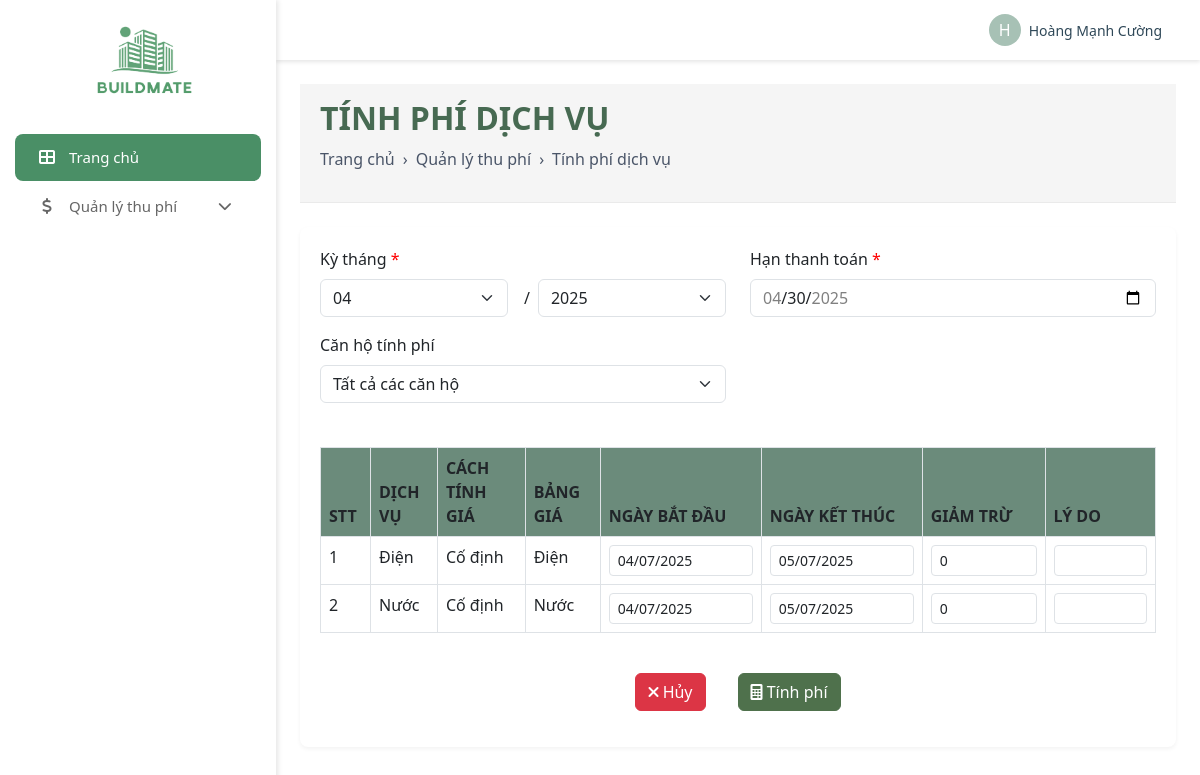
Page /admin/payment/service_calculation.php (signed in) on the committed database.
### tables this page shows
CREATE TABLE `services` (
  `ServiceCode` varchar(50) NOT NULL,
  `Name` varchar(255) NOT NULL,
  `Description` text DEFAULT NULL,
  `Status` varchar(50) DEFAULT 'active',
  `Cycle` int(11) DEFAULT NULL,
  `Paydate` date DEFAULT NULL,
  `FirstDate` date DEFAULT NULL,
  `ApplyForm` date DEFAULT NULL,
  `SwitchDay` int(11) DEFAULT NULL,
  `TypeOfObject` varchar(100) DEFAULT NULL,
  `TypeOfService` varchar(100) DEFAULT NULL,
  `StartPrice` varchar(100) DEFAULT NULL,
  `CancelPrice` varchar(100) DEFAULT NULL,
  `ProjectId` int(11) DEFAULT NULL
);

CREATE TABLE `pricelist` (
  `ID` int(11) NOT NULL,
  `Name` varchar(255) NOT NULL,
  `Code` varchar(50) NOT NULL,
  `Price` int(11) NOT NULL,
  `TypeOfFee` varchar(100) DEFAULT NULL,
  `ApplyDate` date DEFAULT NULL,
  `Status` enum('active','inactive') DEFAULT 'active',
  `PriceCalculation` varchar(100) DEFAULT NULL,
  `Title` varchar(255) DEFAULT NULL,
  `PriceFrom` int(11) DEFAULT NULL,
  `PriceTo` int(11) DEFAULT NULL
);

CREATE TABLE `contractservices` (
  `ContractCode` varchar(50) NOT NULL,
  `ServiceId` varchar(50) NOT NULL,
  `ApplyDate` date DEFAULT NULL,
  `EndDate` date DEFAULT NULL
);

### admin/payment/service_calculation.php (the view, shortened to what this page needs)
<?php
include '../../database/DBController.php';
$current_month = date('m');
$current_year = date('Y');
$contract_clause = "";
$services_query = "
    SELECT
        s.ServiceCode,
        s.Name AS ServiceName,
        pl.TypeOfFee,
        pl.Name AS PriceListName,
        pl.Price,
        cs.ApplyDate,
        cs.EndDate,
        cs.ContractCode
    FROM services s
    INNER JOIN ContractServices cs ON s.ServiceCode = cs.ServiceId
    LEFT JOIN ServicePrice sp ON s.ServiceCode = sp.ServiceId
    LEFT JOIN pricelist pl ON sp.PriceId = pl.ID
    WHERE s.Status = 'active'
    AND cs.ApplyDate <= CURDATE()
    AND (cs.EndDate IS NULL OR cs.EndDate >= CURDATE())
    $contract_clause
    ORDER BY s.ServiceCode
";
$services_result = mysqli_query($conn, $services_query);
?>
<!DOCTYPE html>
<html lang="en">
<head>
    <link rel="stylesheet" href="https://cdnjs.cloudflare.com/ajax/libs/font-awesome/6.0.0/css/all.min.css">
    <link href="https://cdn.jsdelivr.net/npm/bootstrap@5.3.0/dist/css/bootstrap.min.css" rel="stylesheet">
    <link rel="stylesheet" href="../css/admin_style.css">
</head>
<body>
    <div class="d-flex">
        <?php include '../admin_navbar.php'; ?>
        <div style="width: 100%;">
            <?php include '../admin_header.php'; ?>
            <div class="container-fluid p-4">
                <div class="page-header mb-4">
                    <h2 style="font-weight: bold; color: #476a52; margin-bottom: 10px; text-transform: uppercase;">
                        TÍNH PHÍ DỊCH VỤ
                    </h2>
                    <div class="breadcrumb">
                        <a href="../dashboard.php">Trang chủ</a>
                        <span style="margin: 0 8px;">›</span>
                        <span>Quản lý thu phí</span>
                        <span style="margin: 0 8px;">›</span>
                        <span>Tính phí dịch vụ</span>
                    </div>
                </div>
                <div class="form-container">
                    <form method="post" action="">
                        <div class="row mb-3">
                            <div class="col-md-6">
                                <label class="form-label required">Kỳ tháng</label>
                                <div class="d-flex">
                                    <select class="form-select me-2" name="month" required>
                                        <?php
                                        $month_range = range(max(1, $current_month - 1), min(12, $current_month + 1));
                                        foreach ($month_range as $month) {
                                            $month_padded = str_pad($month, 2, '0', STR_PAD_LEFT);
                                            $selected = ($month == $current_month) ? 'selected' : '';
                                            echo "<option value=\"$month_padded\" $selected>$month_padded</option>";
                                        }
                                        ?>
                                    </select>
                                    <span class="align-self-center mx-2">/</span>
                                    <select class="form-select" name="year" required>
                                        <?php
                                        $year_range = [$current_year];
                                        foreach ($year_range as $year) {
                                            $selected = ($year == $current_year) ? 'selected' : '';
                                            echo "<option value=\"$year\" $selected>$year</option>";
                                        }
                                        ?>
                                    </select>
                                </div>
                            </div>
                            <div class="col-md-6">
                                <label class="form-label required">Hạn thanh toán</label>
                                <input type="date" class="form-control" name="due_date" required>
                            </div>
                        </div>
                        <div class="row mb-3">
                            <div class="col-md-6">
                                <label class="form-label">Căn hộ tính phí</label>
                                <select class="form-select" name="apartment_filter">
                                    <option value="all">Tất cả các căn hộ</option>
                                </select>
                            </div>
                        </div>
                        <div class="row mt-4">
                            <div class="col-12">
                                <table class="table table-bordered service-table">
                                    <thead>
                                        <tr>
                                            <th style="width: 50px;">STT</th>
                                            <th>DỊCH VỤ</th>
                                            <th>CÁCH TÍNH GIÁ</th>
                                            <th>BẢNG GIÁ</th>
                                            <th>NGÀY BẮT ĐẦU</th>
                                            <th>NGÀY KẾT THÚC</th>
                                            <th>GIẢM TRỪ</th>
                                            <th>LÝ DO</th>
                                        </tr>
                                    </thead>
                                    <tbody>
                                        <?php
                                        if(mysqli_num_rows($services_result) > 0):
                                            $i = 1;
                                            while($service = mysqli_fetch_assoc($services_result)):
                                        ?>
                                        <tr>
                                            <td><?php echo $i++; ?></td>
                                            <td>
                                                <?php echo $service['ServiceName']; ?>
                                            </td>
                                            <td><?php echo $service['TypeOfFee']; ?></td>
                                            <td>
                                                <?php echo $service['PriceListName']; ?>
                                            </td>
                                            <td>
                                                <input type="date" class="form-control form-control-sm"
                                                       name="start_dates[]"
                                                       value="<?php echo $service['ApplyDate'] ?? date('Y-m-d'); ?>"
                                                       readonly>
                                            </td>
                                            <td>
                                                <input type="date" class="form-control form-control-sm"
                                                       name="end_dates[]"
                                                       value="<?php echo $service['EndDate'] ?? date('Y-m-d'); ?>"
                                                       readonly>
                                            </td>
                                            <td>
                                                <input type="number" class="form-control form-control-sm"
                                                       name="discounts[]" value="0">
                                            </td>
                                            <td>
                                                <input type="text" class="form-control form-control-sm"
                                                       name="discount_reasons[]">
                                            </td>
                                        </tr>
                                        <?php
                                            endwhile;
                                        else:
                                        ?>
                                        <tr>
                                            <td colspan="8" class="text-center">Không có dịch vụ nào</td>
                                        </tr>
                                        <?php endif; ?>
                                    </tbody>
                                </table>
                            </div>
                        </div>
                        <div class="row mt-4 mb-3">
                            <div class="col-12 d-flex justify-content-center">
                                <a href="bill_list.php" class="btn btn-cancel me-3">
                                    <i class="fas fa-times"></i> Hủy
                                </a>
                                <button type="submit" name="calculate_fee" class="btn btn-calculate ms-3">
                                    <i class="fas fa-calculator"></i> Tính phí
                                </button>
                            </div>
                        </div>
                    </form>
                </div>
            </div>
        </div>
    </div>
</body>
</html>

### admin/css/admin_style.css (style rules this page uses)
* { margin: 0; padding: 0; box-sizing: border-box; }
body { margin: 0; font-family: Arial, sans-serif; }

### admin/payment/service_calculation.php (style rules this page uses)
.page-header { background-color: #f5f5f5; padding: 15px 20px; color: #4a5568; border-bottom: 1px solid #eaeaea; }
.breadcrumb { display: flex; align-items: center; margin-bottom: 0; padding: 0; background-color: transparent; font-size: 14px; }
.breadcrumb a { color: #4a5568; text-decoration: none; }
.form-container { background: white; padding: 20px; border-radius: 8px; box-shadow: 0 2px 4px rgba(0,0,0,0.05); }
.form-label { font-weight: 500; }
.required::after { content: " *"; color: red; }
.btn-calculate { background-color: #4F714C !important; color: white !important; border-color: #4F714C !important; }
.btn-cancel { background-color: #dc3545 !important; border-color: #dc3545 !important; color: white !important; }
.service-table { margin-top: 20px; }
.service-table th { background-color: #6b8b7b !important; color: white; }

### rows in the picture
services: Name "Điện", pricelist.TypeOfFee "Cố định", pricelist.Name "Điện", ApplyDate "04/07/2025", EndDate "05/07/2025"
services: Name "Nước", pricelist.TypeOfFee "Cố định", pricelist.Name "Nước", ApplyDate "04/07/2025", EndDate "05/07/2025"

### other values in the picture
substr($name, 0, 1) "H"
$name "Hoàng Mạnh Cường"
form field month "04"
form field year "2025"
